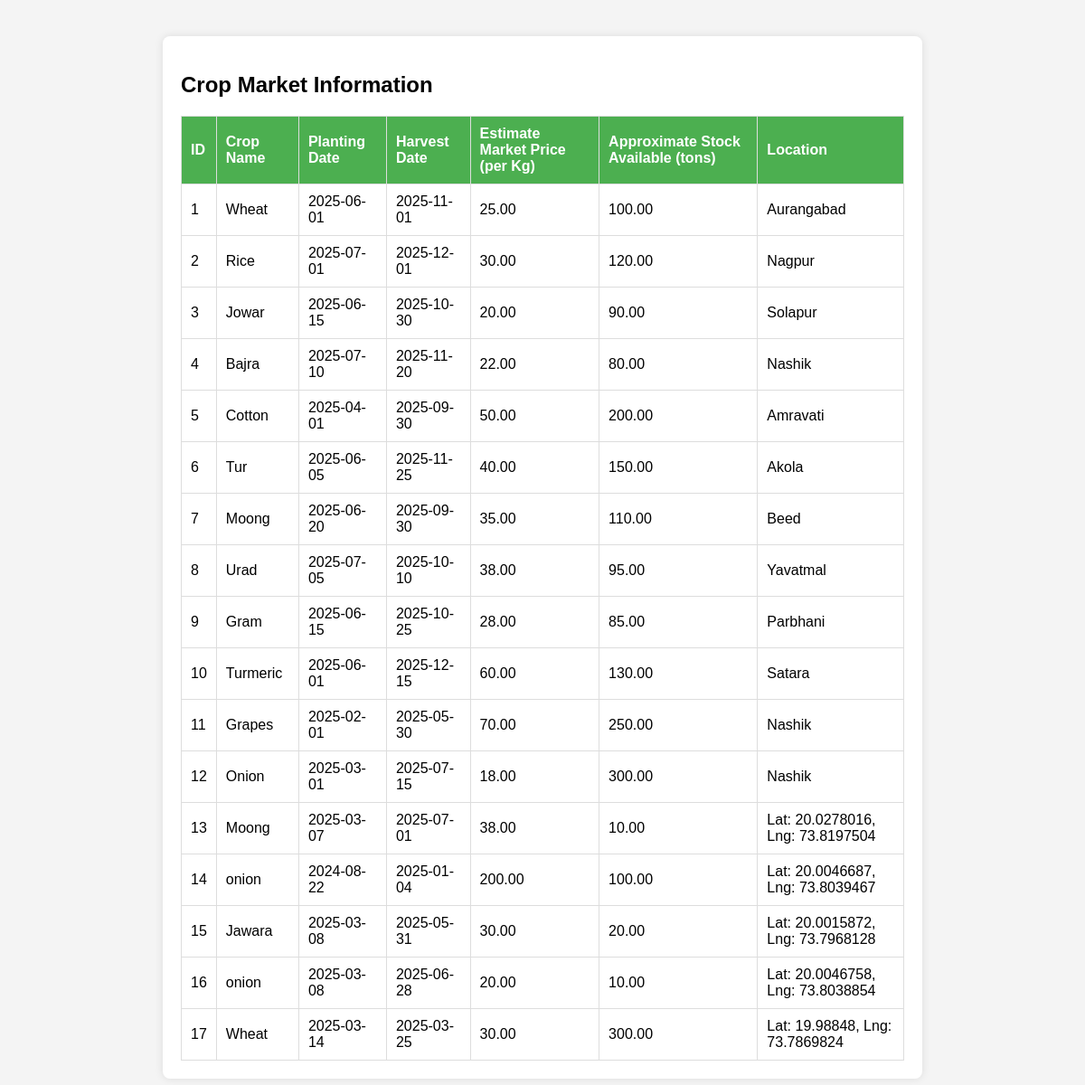
Page /croprecord.php on the committed database.
### tables this page shows
CREATE TABLE `crop_planning` (
  `id` int(11) NOT NULL,
  `crop_name` varchar(255) NOT NULL,
  `planting_date` date NOT NULL,
  `harvest_date` date NOT NULL,
  `market_price` decimal(10,2) NOT NULL,
  `stock_available` decimal(10,2) NOT NULL,
  `location` varchar(255) NOT NULL,
  `latitude` decimal(10,7) NOT NULL,
  `longitude` decimal(10,7) NOT NULL
);

### croprecord.php (the view, shortened to what this page needs)
<?php
include("config.php");
?>
<?php
$query = "SELECT * FROM crop_planning";
$result = $conn->query($query);
?>
<!DOCTYPE html>
<html lang="en">
<head>
</head>
<body>
    <div class="container">
        <h2>Crop Market Information</h2>
        <table>
        <thead class="thead-dark">
            <tr>
                <th>ID</th>
                <th>Crop Name</th>
                <th>Planting Date</th>
                <th>Harvest Date</th>
                <th>Estimate Market Price (per Kg)</th>
                <th>Approximate Stock Available (tons)</th>
                <th>Location</th>
            </tr>
        </thead>
        <tbody>
            <?php
            if ($result->num_rows > 0) {
                while ($row = $result->fetch_assoc()) {
                    echo "<tr>
                        <td>{$row['id']}</td>
                        <td>{$row['crop_name']}</td>
                        <td>{$row['planting_date']}</td>
                        <td>{$row['harvest_date']}</td>
                        <td>{$row['market_price']}</td>
                        <td>{$row['stock_available']}</td>
                        <td>{$row['location']}</td>
                    </tr>";
                }
            } else {
                echo "<tr><td colspan='6' class='text-center'>No records found</td></tr>";
            }
            ?>
        </tbody>
       </table>
    </div>
</body>
</html>

### croprecord.php (style rules this page uses)
body { font-family: Arial, sans-serif; margin: 20px; padding: 20px; background-color: #f4f4f4; }
table { width: 100%; border-collapse: collapse; background: white; }
th, td { border: 1px solid #ddd; padding: 10px; text-align: left; }
th { background-color: #4CAF50; color: white; }
.container { max-width: 800px; margin: auto; background: white; padding: 20px; border-radius: 8px; box-shadow: 0px 0px 10px rgba(0,0,0,0.1); }

### rows in the picture
crop_planning: id "1", crop_name "Wheat", planting_date "2025-06-01", harvest_date "2025-11-01", market_price "25.00", stock_available "100.00", location "Aurangabad"
crop_planning: id "2", crop_name "Rice", planting_date "2025-07-01", harvest_date "2025-12-01", market_price "30.00", stock_available "120.00", location "Nagpur"
crop_planning: id "3", crop_name "Jowar", planting_date "2025-06-15", harvest_date "2025-10-30", market_price "20.00", stock_available "90.00", location "Solapur"
crop_planning: id "4", crop_name "Bajra", planting_date "2025-07-10", harvest_date "2025-11-20", market_price "22.00", stock_available "80.00", location "Nashik"
crop_planning: id "5", crop_name "Cotton", planting_date "2025-04-01", harvest_date "2025-09-30", market_price "50.00", stock_available "200.00", location "Amravati"
crop_planning: id "6", crop_name "Tur", planting_date "2025-06-05", harvest_date "2025-11-25", market_price "40.00", stock_available "150.00", location "Akola"
crop_planning: id "7", crop_name "Moong", planting_date "2025-06-20", harvest_date "2025-09-30", market_price "35.00", stock_available "110.00", location "Beed"
crop_planning: id "8", crop_name "Urad", planting_date "2025-07-05", harvest_date "2025-10-10", market_price "38.00", stock_available "95.00", location "Yavatmal"
crop_planning: id "9", crop_name "Gram", planting_date "2025-06-15", harvest_date "2025-10-25", market_price "28.00", stock_available "85.00", location "Parbhani"
crop_planning: id "10", crop_name "Turmeric", planting_date "2025-06-01", harvest_date "2025-12-15", market_price "60.00", stock_available "130.00", location "Satara"
crop_planning: id "11", crop_name "Grapes", planting_date "2025-02-01", harvest_date "2025-05-30", market_price "70.00", stock_available "250.00", location "Nashik"
crop_planning: id "12", crop_name "Onion", planting_date "2025-03-01", harvest_date "2025-07-15", market_price "18.00", stock_available "300.00", location "Nashik"
crop_planning: id "13", crop_name "Moong", planting_date "2025-03-07", harvest_date "2025-07-01", market_price "38.00", stock_available "10.00", location "Lat: 20.0278016, Lng: 73.8197504"
crop_planning: id "14", crop_name "onion", planting_date "2024-08-22", harvest_date "2025-01-04", market_price "200.00", stock_available "100.00", location "Lat: 20.0046687, Lng: 73.8039467"
crop_planning: id "15", crop_name "Jawara", planting_date "2025-03-08", harvest_date "2025-05-31", market_price "30.00", stock_available "20.00", location "Lat: 20.0015872, Lng: 73.7968128"
crop_planning: id "16", crop_name "onion", planting_date "2025-03-08", harvest_date "2025-06-28", market_price "20.00", stock_available "10.00", location "Lat: 20.0046758, Lng: 73.8038854"
crop_planning: id "17", crop_name "Wheat", planting_date "2025-03-14", harvest_date "2025-03-25", market_price "30.00", stock_available "300.00", location "Lat: 19.98848, Lng: 73.7869824"
